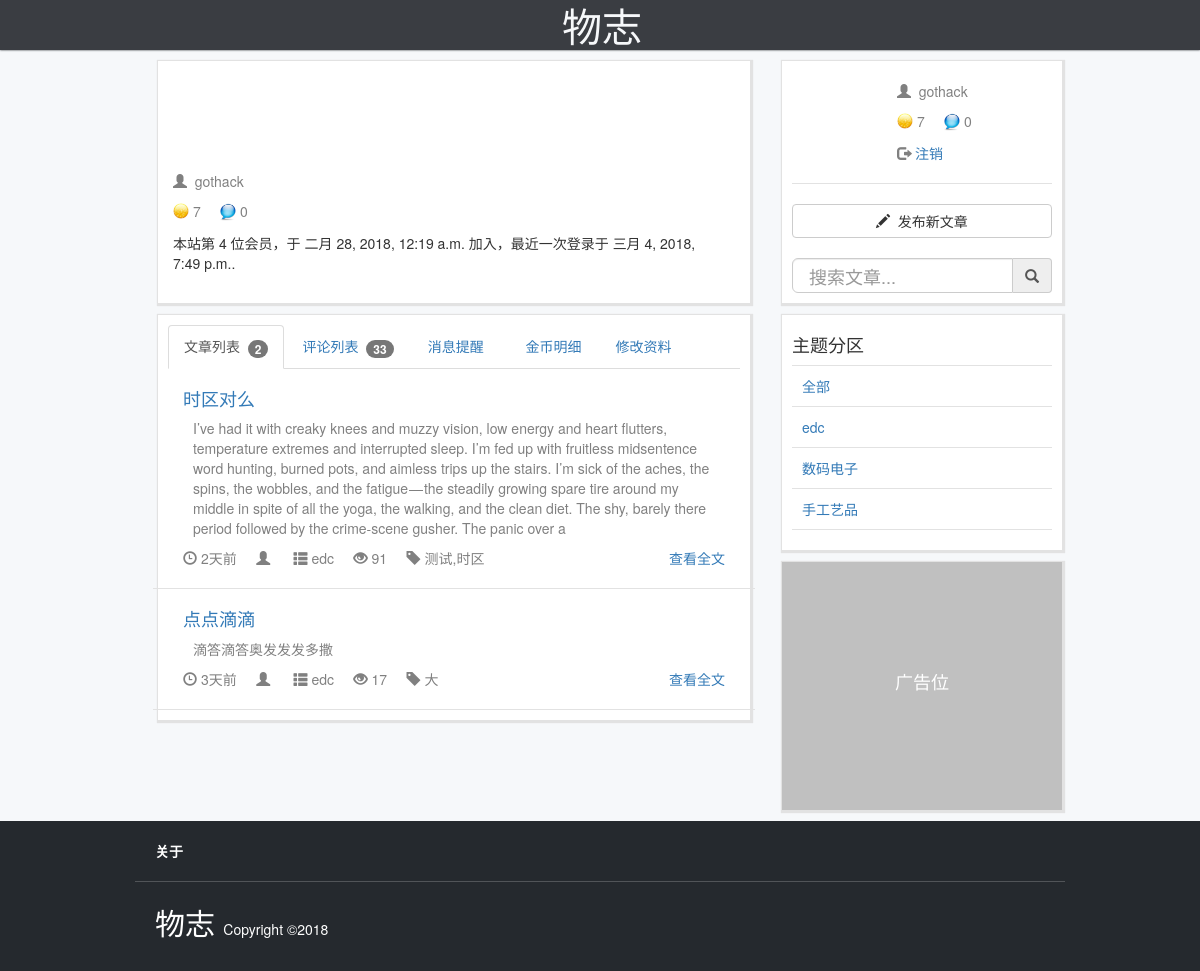
The page /userpage/member/gothack/ (signed in) on the database its author committed.
### userpage/models.py (models this page shows)
class Profile(models.Model):
    user = models.OneToOneField(User, on_delete=models.CASCADE)
    address = models.TextField(max_length=500, blank=True)
    avatar = models.ImageField(upload_to='static/avatar/', default='static/avatar/default.png', blank=True, null=True)
    point = models.IntegerField(default=0)
    unread = models.IntegerField(default=0)
    invite_code = models.CharField(max_length=30,default='null')
    mobile = models.CharField(max_length=128, blank=True)
    wechat = models.CharField(max_length=128, blank=True)
    weibo = models.CharField(max_length=128, blank=True)
    instagram = models.CharField(max_length=128, blank=True)
    facebook = models.CharField(max_length=128, blank=True)
    twitter = models.CharField(max_length=128, blank=True)
    def __str__(self):
        return self.user.username

### article/models.py (models this page shows)
class Article(models.Model):
    id=models.AutoField(primary_key=True)
    section=models.ForeignKey(Section,on_delete=models.CASCADE,default=0)
    author_id = models.ForeignKey(Profile,on_delete=models.CASCADE,default=0)
    publish_time = models.DateTimeField(auto_now_add=True,editable=False)
    cover = models.ImageField(upload_to='static/upload/', blank=True, null=True)
    title = models.CharField(max_length=1024)
    detail = HTMLField()
    ip = models.GenericIPAddressField(blank=True,null=True)
    tag = models.CharField(max_length=128, blank=True, null=True)
    visible = models.CharField(choices=(('Y','是'),('N','否')),max_length=64,default='N')
    readtime = models.IntegerField(default=0)
    comment_count = models.IntegerField(default=0)
    def __str__(self):
        return self.title
    class Meta:
        db_table ="article"
        ordering = ['-publish_time']

class Section(models.Model):
    id = models.AutoField(primary_key=True)
    name = models.CharField(max_length=256)
    def __str__(self):
        return self.name
    class Meta:
        db_table ="Section"

### userpage/views.py (the view)
# urls.py: path('member/<str:username>/', views.profile, name='profile'),
@login_required
@transaction.atomic
def profile(request, username):
    inst_user = User.objects.get(username=username)
    inst_profile = Profile.objects.get(user=inst_user)
    arts = Article.objects.filter(author_id=inst_profile).filter(visible="Y")
    comments = Comment.objects.filter(user=inst_profile).filter(invalid='N')
    if username == request.user.username:
        if request.method == 'POST':
            user_form = UserForm(request.POST, instance=request.user)
            profile_form = ProfileForm(request.POST, request.FILES, instance=request.user.profile)
            if user_form.is_valid() and profile_form.is_valid():
                user_form.save()
                profile_form.save()
                return redirect('.')
            else:
                messages.error(request, user_form.errors)
        else:
            user_form = UserForm(instance=request.user)
            profile_form = ProfileForm(instance=request.user.profile)
        msgs = Msg.objects.filter(mention_user=inst_profile).order_by('-comment_time')
        for i in msgs:
            i.unread='N'
            i.save()
        unread = inst_profile.unread
        inst_profile.unread=0
        inst_profile.save()
        point = Point.objects.filter(user=inst_user).order_by('-record_time')
        return render(request, 'userpage/profile.html', {'member':inst_user,'arts':arts,'comments':comments,'user_form': user_form,'profile_form': profile_form,'notice':msgs,'points':point,'unread':unread})
    else:
        return render(request, 'userpage/profile.html', {'member':inst_user,'arts':arts,'comments':comments})

### userpage/models.py
class UserForm(ModelForm):
    class Meta:
        model = User
        fields = ('username','first_name', 'last_name', 'email')
        widgets = {
            'username':TextInput(attrs={'class':'form-control','placeholder':"Username"}),
            'email':TextInput(attrs={'class':'form-control','placeholder':"E-mail"}),
            'first_name':TextInput(attrs={'class':'form-control','placeholder':"First Name"}),
            'last_name':TextInput(attrs={'class':'form-control','placeholder':"Last Name"}),
           }

class ProfileForm(ModelForm):
    class Meta:
        model = Profile
        fields = ('avatar',)
        error_messages = {
            'avatar':{'required': '请上传头像'},
            }
        widgets = {
           'avatar':ClearableFileInput(attrs={'class':'form-control','placeholder':"头像"}),
            }

### article/models.py (called while the page is built)
    def __str__(self):
        return self.comment

### article/templatetags/timetonow.py (called while the page is built)
@register.filter
@stringfilter
def timetonow(value):
    valuetime = datetime.datetime.strptime(value, "%Y-%m-%d %H:%M:%S.%f+00:00")
    now = timezone.now()
    now = now.replace(tzinfo=None)
    delta = now-valuetime
    s = delta.total_seconds()
    if s>86400:
    	return '%d天前' % (int(s/86400))
    elif s>3600:
    	return '%d小时前' % (int(s/3600))
    elif s>120:
    	return '%d分钟前' % (int(s/60))
    else:
    	return '刚刚'

### edconline/globalarg.py (called while the page is built)
def settings(request):
    secs = Section.objects.all()
    if request.user.is_authenticated:
        userid = request.user.id
        user =Profile.objects.get(user=userid)
        return {'secs':secs,'user':user}
    else:
        return {'secs':secs}

### userpage/templates/userpage/profile.html (shortened to what this page needs)
{% extends "base.html"%}
{% load timetonow %}
{% load displayName %}
{% block banner %}
    <div style="height:30px">
    </div>
{% endblock %}
{% block content%}
    <div class="card">
        <div class="usercard row">
            <div class="usercard-avatar" style="background:url(/{{member.profile.avatar}}) no-repeat;background-size:80px 80px;">
            </div>
            <div class="usercard-info">
                <p>
                    <span class="glyphicon glyphicon-user fad"> </span>&nbsp;<span class="fad">
                        {{member.username}}
                    </span>
                </p>
                <p>
                    <img src="/static/image/coin16.png" style="display:inline-block;padding-bottom: 4px" alt="金币" >
                    <span class="fad">
                        {{member.profile.point}}
                    </span> &nbsp;&nbsp;&nbsp;
                    {% ifequal member.id  user.id %}
                    <img src="/static/image/notice.png" width="16" height="16" style="display:inline-block;padding-bottom: 2px;width:16px;height:20px" alt="未读提醒" >
                    <span class="fad" alt="未读提醒">
                        0{{user.msg}}
                    </span> &nbsp;&nbsp;&nbsp;
                    {% endifequal %}
                </p>
                <p> 本站第 {{member.id}} 位会员，于 {{member.date_joined}} 加入，最近一次登录于 {{member.last_login}}.
            </div>
        </div>
    </div>
    <div class="card">
        <ul class="nav nav-tabs" id="tab-nav">
          <li role="presentation" >
              <a href="javascript:;">文章列表 &nbsp;<span class="badge">{{arts|length}}</span></a>
          </li>
          <li role="presentation" >
              <a href="javascript:;">评论列表 &nbsp;<span class="badge">{{comments|length}}</span></a>
          </li>
          {% ifequal member.id  user.id %}
          <li role="presentation" >
            <a href="javascript:;">消息提醒 &nbsp; {% ifnotequal unread 0 %}<span class="badge" style="background-color:#d73a49">{{unread}}</span>{% endifnotequal %}</a>
          </li>
          <li role="presentation" >
              <a href="javascript:;">金币明细</a>
          </li>
          <li role="presentation" >
              <a href="javascript:;">修改资料</a>
          </li>
          {% endifequal %}
        </ul>
    <div class="detail-tab">
        <div class="profile-tab" >
        {% for i in arts %}
        <div class="preview row member_arts" style="padding:10px 10px 10px 10px;border-bottom: 1px solid #e2e2e2">
            <div class="preview-info">
                <a href="/article/{{i.id}}/"><h4>{{i.title}}</h4></a>
                <p class="fad">{{i.detail|striptags|truncatechars:500|safe}} </p>
                <span class="glyphicon glyphicon-time fad"> </span>&nbsp;<span class="fad">{{i.publish_time|timetonow}}</span>
                <span class="glyphicon glyphicon-user fad"> </span>&nbsp;
                <span class="glyphicon glyphicon-th-list fad"> </span>&nbsp;<a href="/?catalog={{i.section}}"><span class="fad">{{i.section}}</span></a>
                <span class="glyphicon glyphicon-eye-open fad"> </span>&nbsp;<span class="fad">{{i.readtime}}</span>
                <span class="glyphicon glyphicon-tag fad"> </span>&nbsp;<span class=" fad">{{i.tag}}</span>
                <span class="pull-right">
                    <span><a href="/article/{{i.id}}/" target="__blank">查看全文</a></span>
                </span>
            </div>
        </div>
        {% endfor %}
        </div>
    </div>
    </div>
{% endblock %}

### templates/base.html (shortened to what this page needs)
<!DOCTYPE html>
{% load staticfiles %}
{% load timetonow %}
<html>
    <head>
        <link href="/static/bootstrap/css/bootstrap.min.css" rel="stylesheet">
        <link href="/static/bootstrap/css/style.css" rel="stylesheet">
        <link href='http://cdn.webfont.youziku.com/webfonts/nomal/114602/46453/5a919786f629d911e0099415.css' rel='stylesheet' type='text/css' />
    </head>
    <body>
        <nav class="navbar-collapse collapse navbar-fixed-top">
            <div class="container">
                <ul class="nav navbar-nav">
                    <li class="css106de12c1c1bfaa ">
                        <a class="logo" href='/'>物志</a>
                    </li>
                </ul>
            </div>
        </nav>
        {% block banner %}{% endblock %}
        <div class="container-fluid">
            <div class="container">
                <div class="row ">
                    <div class="content col-md-8">
                        {% block content %}{% endblock%}
                    </div>
                    <div class="sidebar col-md-4">
                    {% block sidebar %}
						<div class="card">
                            {% ifnotequal user.id None %}
						    <div class="usercard row">
						        <a href="/userpage/member/{{user.user}}/">
                                    <div class="usercard-avatar" style="background:url(/{{user.avatar}}) no-repeat;background-size:80px 80px;">
						          </div>
                                </a>
						        <div class="usercard-info">
						        	<p>
						        		<a href="/userpage/member/{{user.user}}/"><span class="glyphicon glyphicon-user fad"> </span>&nbsp;
                                            <span class="fad">
						        			   {{user.user}}
						        		    </span>
                                         </a>
						        	</p>
						        	<p>
						        		<img src="/static/image/coin16.png" style="display:inline-block;padding-bottom: 4px" alt="金币" > <span class="fad">
						        			{{user.point}}
						        		</span> &nbsp;&nbsp;&nbsp;
                                        <a href="/userpage/member/{{user.user}}/"><img src="/static/image/notice.png" width="16" height="16" style="display:inline-block;padding-bottom: 2px;width:16px;height:20px" alt="未读提醒" >
                                        <span class="fad" alt="未读提醒">
                                           {{user.unread}}
						        		</span></a> &nbsp;&nbsp;&nbsp;
						        	</p>
                                    <p><span class="glyphicon glyphicon-log-out fad"></span><a href="/userpage/logout/"> 注销</a></p>
						        </div>
						    </div>
                            <span class="sep"></span>
						    <button class="btn btn-default" style="width:100%;margin-top: 10px" type="submit" onclick="window.location.href='/article/publish/'">
						    	<span class="glyphicon glyphicon-pencil"></span>&nbsp; 发布新文章
						    </button>
                            {% endifnotequal %}
                            <form action="/" method="get" id="searchform" name="searchform">
                            <div class="input-group" style="margin-top:20px">
                                <input type="text" class="form-control input-lg" style="height:35px" placeholder="搜索文章..." name="keywords">
                                <span class="input-group-addon btn btn-primary" id="search">
                                    <span class="glyphicon glyphicon-search" > </span>
                                </span>
                            </div>
                            </form>
						</div>
                        <div class="card">
                                <h4>主题分区</h4>
                                <span class="sep"></span>
                                <p><a href="/">全部</a></p>
                                <span class="sep"></span>
                                {% for i in secs %}
                                        <p><a href="/?catalog={{i.name}}">{{i.name}}</a></p>
                                        <span class="sep"></span>
                                {% endfor %}
                        </div>
                        <div class="card ad2">
                                <h4>广告位</h4>
                        </div>
                    {% endblock %}
                	</div>
        	    </div>
        	</div>
    <footer class="foot-wrap">
            <div class="container">
                    <section class="foot-top">
                            <strong>
                                <a href="" >关于</a>
                            </strong>
                    </section>
                    <section class="foot-bottom">
                        <span class="css106de12c1c1bfaa" style="font-size:30px;font-color:#d73a49">
                            <a class="logo" href='/'>物志</a>
                        </span>
                        Copyright ©2018
                    </section>
            </div>
    </footer>
	</div>
    </body>
</html>

### rows shown on the page
Article: title "时区对么", detail "I’ve had it with creaky knees and muzzy vision, low energy and heart flutters, temperature extremes and interrupted sleep. I’m fed up with fruitless midsentence word hunting, burned pots, and aimless trips up the stairs. I’m sick of the aches, the spins, the wobbles, and the fatigue — the steadily growing spare tire around my middle in spite of all the yoga, the walking, and the clean diet. The shy, barely there period followed by the crime-scene gusher. The panic over a", publish_time "2天前", section "edc", readtime "91", tag "测试,时区"
Article: title "点点滴滴", detail "滴答滴答奥发发发多撒", publish_time "3天前", section "edc", readtime "17", tag "大"
Profile: user "gothack", point "7", unread "0"
Section: name "edc"
Section: name "数码电子"
Section: name "手工艺品"

### other values the page prints
{{ member.username }} "gothack"
{{ member.profile.point }} "7"
{{ member.id }} "4"
{{ member.date_joined }} "二月 28, 2018, 12:19 a.m."
{{ member.last_login }} "三月 4, 2018, 7:49 p.m."
{{ arts|length }} "2"
{{ comments|length }} "33"
